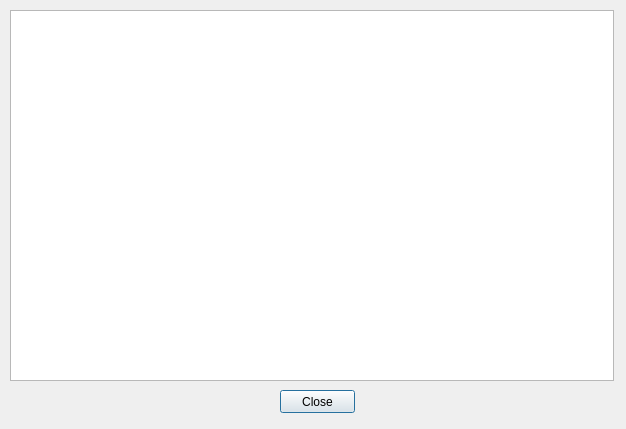
<?xml version="1.0" encoding="UTF-8"?>
<ui version="4.0">
 <class>ExportHelp</class>
 <widget class="QDialog" name="ExportHelp">
  <property name="geometry">
   <rect>
    <x>0</x>
    <y>0</y>
    <width>626</width>
    <height>429</height>
   </rect>
  </property>
  <property name="windowTitle">
   <string>Export Help</string>
  </property>
  <widget class="QTextBrowser" name="tb_helpText">
   <property name="geometry">
    <rect>
     <x>10</x>
     <y>10</y>
     <width>604</width>
     <height>371</height>
    </rect>
   </property>
  </widget>
  <widget class="QPushButton" name="pushButton">
   <property name="geometry">
    <rect>
     <x>280</x>
     <y>390</y>
     <width>75</width>
     <height>23</height>
    </rect>
   </property>
   <property name="text">
    <string>Close</string>
   </property>
  </widget>
 </widget>
 <resources/>
 <connections/>
</ui>
